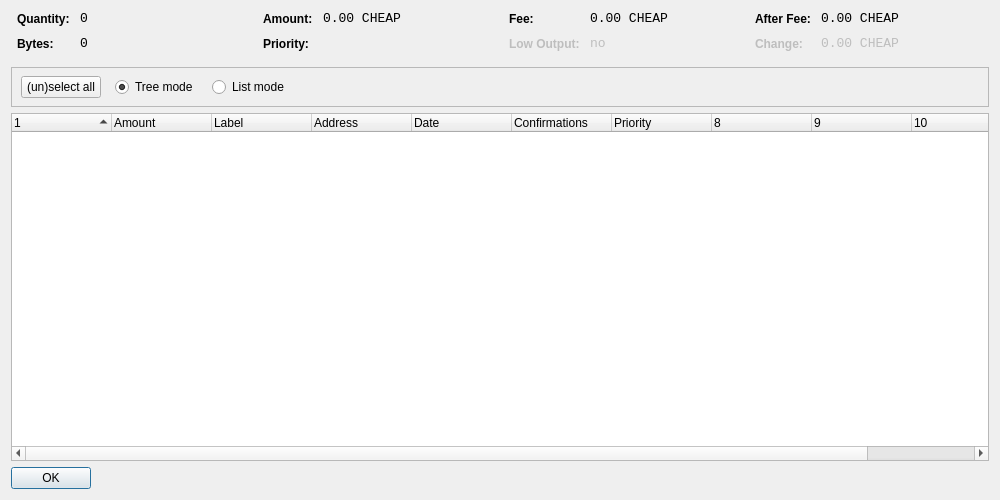
<?xml version="1.0" encoding="UTF-8"?>
<ui version="4.0">
 <class>CoinControlDialog</class>
 <widget class="QDialog" name="CoinControlDialog">
  <property name="geometry">
   <rect>
    <x>0</x>
    <y>0</y>
    <width>1000</width>
    <height>500</height>
   </rect>
  </property>
  <property name="windowTitle">
   <string>Coin Control</string>
  </property>
  <layout class="QVBoxLayout" name="verticalLayout">
   <item>
    <layout class="QHBoxLayout" name="horizontalLayoutTop" stretch="0,0,0,0">
     <property name="topMargin">
      <number>0</number>
     </property>
     <property name="bottomMargin">
      <number>10</number>
     </property>
     <item>
      <layout class="QFormLayout" name="formLayoutCoinControl1">
       <property name="horizontalSpacing">
        <number>10</number>
       </property>
       <property name="verticalSpacing">
        <number>10</number>
       </property>
       <property name="leftMargin">
        <number>6</number>
       </property>
       <property name="rightMargin">
        <number>6</number>
       </property>
       <item row="0" column="0">
        <widget class="QLabel" name="labelCoinControlQuantityText">
         <property name="styleSheet">
          <string notr="true">font-weight:bold;</string>
         </property>
         <property name="text">
          <string>Quantity:</string>
         </property>
        </widget>
       </item>
       <item row="0" column="1">
        <widget class="QLabel" name="labelCoinControlQuantity">
         <property name="font">
          <font>
           <family>Monospace</family>
           <pointsize>10</pointsize>
          </font>
         </property>
         <property name="cursor">
          <cursorShape>IBeamCursor</cursorShape>
         </property>
         <property name="contextMenuPolicy">
          <enum>Qt::ActionsContextMenu</enum>
         </property>
         <property name="text">
          <string notr="true">0</string>
         </property>
         <property name="textInteractionFlags">
          <set>Qt::LinksAccessibleByMouse|Qt::TextSelectableByKeyboard|Qt::TextSelectableByMouse</set>
         </property>
        </widget>
       </item>
       <item row="1" column="0">
        <widget class="QLabel" name="labelCoinControlBytesText">
         <property name="styleSheet">
          <string notr="true">font-weight:bold;</string>
         </property>
         <property name="text">
          <string>Bytes:</string>
         </property>
        </widget>
       </item>
       <item row="1" column="1">
        <widget class="QLabel" name="labelCoinControlBytes">
         <property name="font">
          <font>
           <family>Monospace</family>
           <pointsize>10</pointsize>
          </font>
         </property>
         <property name="cursor">
          <cursorShape>IBeamCursor</cursorShape>
         </property>
         <property name="contextMenuPolicy">
          <enum>Qt::ActionsContextMenu</enum>
         </property>
         <property name="text">
          <string notr="true">0</string>
         </property>
         <property name="textInteractionFlags">
          <set>Qt::LinksAccessibleByMouse|Qt::TextSelectableByKeyboard|Qt::TextSelectableByMouse</set>
         </property>
        </widget>
       </item>
      </layout>
     </item>
     <item>
      <layout class="QFormLayout" name="formLayoutCoinControl2">
       <property name="horizontalSpacing">
        <number>10</number>
       </property>
       <property name="verticalSpacing">
        <number>10</number>
       </property>
       <property name="leftMargin">
        <number>6</number>
       </property>
       <property name="rightMargin">
        <number>6</number>
       </property>
       <item row="0" column="0">
        <widget class="QLabel" name="labelCoinControlAmountText">
         <property name="styleSheet">
          <string notr="true">font-weight:bold;</string>
         </property>
         <property name="text">
          <string>Amount:</string>
         </property>
        </widget>
       </item>
       <item row="0" column="1">
        <widget class="QLabel" name="labelCoinControlAmount">
         <property name="font">
          <font>
           <family>Monospace</family>
           <pointsize>10</pointsize>
          </font>
         </property>
         <property name="cursor">
          <cursorShape>IBeamCursor</cursorShape>
         </property>
         <property name="contextMenuPolicy">
          <enum>Qt::ActionsContextMenu</enum>
         </property>
         <property name="text">
          <string notr="true">0.00 CHEAP</string>
         </property>
         <property name="textInteractionFlags">
          <set>Qt::LinksAccessibleByMouse|Qt::TextSelectableByKeyboard|Qt::TextSelectableByMouse</set>
         </property>
        </widget>
       </item>
       <item row="1" column="0">
        <widget class="QLabel" name="labelCoinControlPriorityText">
         <property name="styleSheet">
          <string notr="true">font-weight:bold;</string>
         </property>
         <property name="text">
          <string>Priority:</string>
         </property>
        </widget>
       </item>
       <item row="1" column="1">
        <widget class="QLabel" name="labelCoinControlPriority">
         <property name="font">
          <font>
           <family>Monospace</family>
           <pointsize>10</pointsize>
          </font>
         </property>
         <property name="cursor">
          <cursorShape>IBeamCursor</cursorShape>
         </property>
         <property name="contextMenuPolicy">
          <enum>Qt::ActionsContextMenu</enum>
         </property>
         <property name="text">
          <string/>
         </property>
         <property name="textInteractionFlags">
          <set>Qt::LinksAccessibleByMouse|Qt::TextSelectableByKeyboard|Qt::TextSelectableByMouse</set>
         </property>
        </widget>
       </item>
      </layout>
     </item>
     <item>
      <layout class="QFormLayout" name="formLayoutCoinControl3">
       <property name="horizontalSpacing">
        <number>10</number>
       </property>
       <property name="verticalSpacing">
        <number>10</number>
       </property>
       <property name="leftMargin">
        <number>6</number>
       </property>
       <property name="rightMargin">
        <number>6</number>
       </property>
       <item row="0" column="0">
        <widget class="QLabel" name="labelCoinControlFeeText">
         <property name="styleSheet">
          <string notr="true">font-weight:bold;</string>
         </property>
         <property name="text">
          <string>Fee:</string>
         </property>
        </widget>
       </item>
       <item row="0" column="1">
        <widget class="QLabel" name="labelCoinControlFee">
         <property name="font">
          <font>
           <family>Monospace</family>
           <pointsize>10</pointsize>
          </font>
         </property>
         <property name="cursor">
          <cursorShape>IBeamCursor</cursorShape>
         </property>
         <property name="contextMenuPolicy">
          <enum>Qt::ActionsContextMenu</enum>
         </property>
         <property name="text">
          <string notr="true">0.00 CHEAP</string>
         </property>
         <property name="textInteractionFlags">
          <set>Qt::LinksAccessibleByMouse|Qt::TextSelectableByKeyboard|Qt::TextSelectableByMouse</set>
         </property>
        </widget>
       </item>
       <item row="1" column="0">
        <widget class="QLabel" name="labelCoinControlLowOutputText">
         <property name="enabled">
          <bool>false</bool>
         </property>
         <property name="styleSheet">
          <string notr="true">font-weight:bold;</string>
         </property>
         <property name="text">
          <string>Low Output:</string>
         </property>
        </widget>
       </item>
       <item row="1" column="1">
        <widget class="QLabel" name="labelCoinControlLowOutput">
         <property name="enabled">
          <bool>false</bool>
         </property>
         <property name="font">
          <font>
           <family>Monospace</family>
           <pointsize>10</pointsize>
          </font>
         </property>
         <property name="cursor">
          <cursorShape>IBeamCursor</cursorShape>
         </property>
         <property name="contextMenuPolicy">
          <enum>Qt::ActionsContextMenu</enum>
         </property>
         <property name="text">
          <string notr="true">no</string>
         </property>
         <property name="textInteractionFlags">
          <set>Qt::LinksAccessibleByMouse|Qt::TextSelectableByKeyboard|Qt::TextSelectableByMouse</set>
         </property>
        </widget>
       </item>
      </layout>
     </item>
     <item>
      <layout class="QFormLayout" name="formLayoutCoinControl4">
       <property name="horizontalSpacing">
        <number>10</number>
       </property>
       <property name="verticalSpacing">
        <number>10</number>
       </property>
       <property name="leftMargin">
        <number>6</number>
       </property>
       <property name="rightMargin">
        <number>6</number>
       </property>
       <item row="0" column="0">
        <widget class="QLabel" name="labelCoinControlAfterFeeText">
         <property name="styleSheet">
          <string notr="true">font-weight:bold;</string>
         </property>
         <property name="text">
          <string>After Fee:</string>
         </property>
        </widget>
       </item>
       <item row="0" column="1">
        <widget class="QLabel" name="labelCoinControlAfterFee">
         <property name="font">
          <font>
           <family>Monospace</family>
           <pointsize>10</pointsize>
          </font>
         </property>
         <property name="cursor">
          <cursorShape>IBeamCursor</cursorShape>
         </property>
         <property name="contextMenuPolicy">
          <enum>Qt::ActionsContextMenu</enum>
         </property>
         <property name="text">
          <string notr="true">0.00 CHEAP</string>
         </property>
         <property name="textInteractionFlags">
          <set>Qt::LinksAccessibleByMouse|Qt::TextSelectableByKeyboard|Qt::TextSelectableByMouse</set>
         </property>
        </widget>
       </item>
       <item row="1" column="0">
        <widget class="QLabel" name="labelCoinControlChangeText">
         <property name="enabled">
          <bool>false</bool>
         </property>
         <property name="styleSheet">
          <string notr="true">font-weight:bold;</string>
         </property>
         <property name="text">
          <string>Change:</string>
         </property>
        </widget>
       </item>
       <item row="1" column="1">
        <widget class="QLabel" name="labelCoinControlChange">
         <property name="enabled">
          <bool>false</bool>
         </property>
         <property name="font">
          <font>
           <family>Monospace</family>
           <pointsize>10</pointsize>
          </font>
         </property>
         <property name="cursor">
          <cursorShape>IBeamCursor</cursorShape>
         </property>
         <property name="contextMenuPolicy">
          <enum>Qt::ActionsContextMenu</enum>
         </property>
         <property name="text">
          <string notr="true">0.00 CHEAP</string>
         </property>
         <property name="textInteractionFlags">
          <set>Qt::LinksAccessibleByMouse|Qt::TextSelectableByKeyboard|Qt::TextSelectableByMouse</set>
         </property>
        </widget>
       </item>
      </layout>
     </item>
    </layout>
   </item>
   <item>
    <widget class="QFrame" name="frame">
     <property name="minimumSize">
      <size>
       <width>0</width>
       <height>40</height>
      </size>
     </property>
     <property name="frameShape">
      <enum>QFrame::StyledPanel</enum>
     </property>
     <property name="frameShadow">
      <enum>QFrame::Sunken</enum>
     </property>
     <widget class="QWidget" name="horizontalLayoutWidget">
      <property name="geometry">
       <rect>
        <x>10</x>
        <y>0</y>
        <width>781</width>
        <height>41</height>
       </rect>
      </property>
      <layout class="QHBoxLayout" name="horizontalLayoutPanel" stretch="0,0,0,0,0">
       <property name="spacing">
        <number>14</number>
       </property>
       <item>
        <widget class="QPushButton" name="pushButtonSelectAll">
         <property name="sizePolicy">
          <sizepolicy hsizetype="Maximum" vsizetype="Fixed">
           <horstretch>0</horstretch>
           <verstretch>0</verstretch>
          </sizepolicy>
         </property>
         <property name="text">
          <string>(un)select all</string>
         </property>
        </widget>
       </item>
       <item>
        <widget class="QRadioButton" name="radioTreeMode">
         <property name="sizePolicy">
          <sizepolicy hsizetype="Maximum" vsizetype="Fixed">
           <horstretch>0</horstretch>
           <verstretch>0</verstretch>
          </sizepolicy>
         </property>
         <property name="text">
          <string>Tree mode</string>
         </property>
         <property name="checked">
          <bool>true</bool>
         </property>
        </widget>
       </item>
       <item>
        <widget class="QRadioButton" name="radioListMode">
         <property name="sizePolicy">
          <sizepolicy hsizetype="Maximum" vsizetype="Fixed">
           <horstretch>0</horstretch>
           <verstretch>0</verstretch>
          </sizepolicy>
         </property>
         <property name="text">
          <string>List mode</string>
         </property>
        </widget>
       </item>
       <item>
        <spacer name="horizontalSpacer">
         <property name="orientation">
          <enum>Qt::Horizontal</enum>
         </property>
         <property name="sizeHint" stdset="0">
          <size>
           <width>40</width>
           <height>20</height>
          </size>
         </property>
        </spacer>
       </item>
      </layout>
     </widget>
    </widget>
   </item>
   <item>
    <widget class="CoinControlTreeWidget" name="treeWidget">
     <property name="contextMenuPolicy">
      <enum>Qt::CustomContextMenu</enum>
     </property>
     <property name="sortingEnabled">
      <bool>false</bool>
     </property>
     <property name="columnCount">
      <number>11</number>
     </property>
     <attribute name="headerShowSortIndicator" stdset="0">
      <bool>true</bool>
     </attribute>
     <attribute name="headerStretchLastSection">
      <bool>false</bool>
     </attribute>
     <column>
      <property name="text">
       <string/>
      </property>
     </column>
     <column>
      <property name="text">
       <string>Amount</string>
      </property>
     </column>
     <column>
      <property name="text">
       <string>Label</string>
      </property>
     </column>
     <column>
      <property name="text">
       <string>Address</string>
      </property>
     </column>
     <column>
      <property name="text">
       <string>Date</string>
      </property>
     </column>
     <column>
      <property name="text">
       <string>Confirmations</string>
      </property>
      <property name="toolTip">
       <string>Confirmed</string>
      </property>
     </column>
     <column>
      <property name="text">
       <string>Priority</string>
      </property>
     </column>
     <column>
      <property name="text">
       <string/>
      </property>
     </column>
     <column>
      <property name="text">
       <string/>
      </property>
     </column>
     <column>
      <property name="text">
       <string/>
      </property>
     </column>
     <column>
      <property name="text">
       <string/>
      </property>
     </column>
    </widget>
   </item>
   <item>
    <widget class="QDialogButtonBox" name="buttonBox">
     <property name="sizePolicy">
      <sizepolicy hsizetype="Maximum" vsizetype="Fixed">
       <horstretch>0</horstretch>
       <verstretch>0</verstretch>
      </sizepolicy>
     </property>
     <property name="orientation">
      <enum>Qt::Horizontal</enum>
     </property>
     <property name="standardButtons">
      <set>QDialogButtonBox::Ok</set>
     </property>
    </widget>
   </item>
  </layout>
 </widget>
 <customwidgets>
  <customwidget>
   <class>CoinControlTreeWidget</class>
   <extends>QTreeWidget</extends>
   <header>coincontroltreewidget.h</header>
  </customwidget>
 </customwidgets>
 <resources/>
 <connections/>
</ui>
